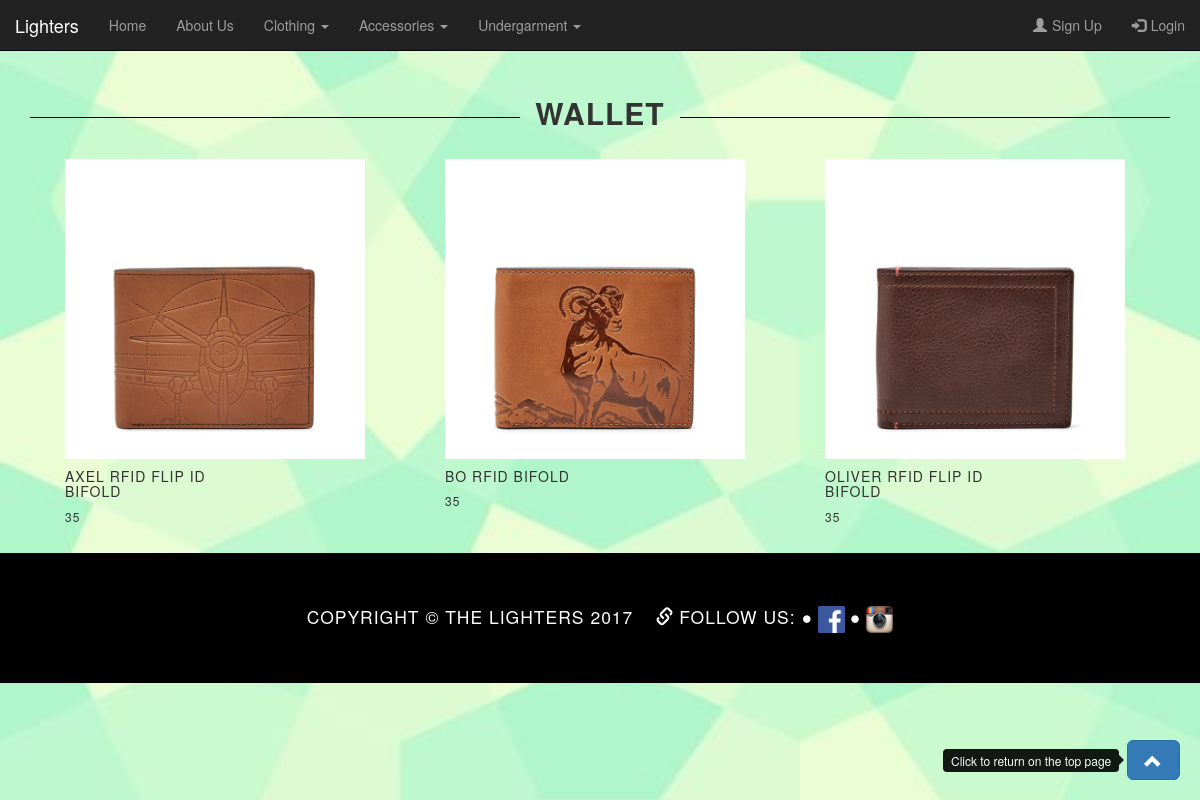
/php/wallet.php, run on the app's committed database.
### tables this page shows
CREATE TABLE `products` (
  `product_id` int(255) NOT NULL,
  `product_name` varchar(1000) NOT NULL,
  `product_category` varchar(1000) NOT NULL,
  `product_quantity` int(255) NOT NULL,
  `product_price` int(255) NOT NULL,
  `product_img` varchar(1000) NOT NULL
);

### php/wallet.php (the view, shortened to what this page needs)
<html>
<?php
		require "connection.php";
		$sql = "SELECT * FROM `products` WHERE product_category = 'wallet'";
		$result = mysqli_query($conn,$sql);
?>
<head>
	<link rel="stylesheet" type="text/css" href="../css/home.css">
	<link rel="stylesheet" type="text/css" href="../css/products.css">
	<link rel="stylesheet" href="../css/bootstrap.min.css">
	<link rel="stylesheet" href="https://maxcdn.bootstrapcdn.com/bootstrap/3.3.7/css/bootstrap.min.css">
	<link rel="stylesheet" href="https://cdnjs.cloudflare.com/ajax/libs/font-awesome/4.7.0/css/font-awesome.min.css">
</head>
<body>
<?php
	include 'navigation.php';
?>
<div class="container" style="margin-bottom:20px"><h2><strong>Wallet</strong></h2></div>
<div class="container products" style="margin-bottom:20px">
<?php while ($row = mysqli_fetch_array($result,MYSQLI_ASSOC)){   ?>
  <div class="product-card">
    <div class="product-image">
	<a><img id="product-image" class="identifyingClass" src="../wallet/<?php echo $row['product_img']; ?>"
	  data-id="<?php echo $row['product_id'];?>"
		data-name="<?php echo $row['product_name'];?>"
		data-price="<?php echo $row['product_price'];?>"
		data-quantity="<?php echo $row['product_quantity'];?>"
		data-image="<?php echo $row['product_img'];?>"
		data-toggle="modal" data-target="#product_view">
		</a>
	  </div>
    <div class="product-info" style="width: 200px;">
      <h5><?php echo $row['product_name'];?></h5>
      <h6><?php echo $row['product_price'];?></h6>
    </div>
  </div>
<?php }?>
</div>
<div class="container">
	<div class="row">
		<a id="back-to-top" href="#" class="btn btn-primary btn-lg back-to-top" role="button" title="Click to return on the top page" data-toggle="tooltip" data-placement="left"><span class="glyphicon glyphicon-chevron-up"></span></a>
	</div>
</div>
<?php
	include 'footer.php';
?>
</body>
</html>

### css/home.css (style rules this page uses)
body { margin: 0; font-family: "Open Sans","Helvetica Neue",Helvetica,Arial,sans-serif; -webkit-background-size: cover; -moz-background-size: cover; background-size: cover; -o-background-size: cover; background: url(../img/wallpaper.jpg); background-size:cover; background-repeat:repeat-x repeat-y; background-position:center center; }
h1, h2, h3, h4, h5, h6, span { text-transform: uppercase; font-family: "Josefin Slab","Helvetica Neue",Helvetica,Arial,sans-serif; font-weight: 100; letter-spacing: 1px; }
a { text-decoration:none; }
h2 { overflow: hidden; text-align: center; }
h2:before, h2:after { background-color: #000; content: ""; display: inline-block; height: 1px; position: relative; vertical-align: middle; width: 50%; }
h2:before { right: 0.5em; margin-left: -50%; }
h2:after { left: 0.5em; margin-right: -50%; }
.back-to-top { cursor: pointer; position: fixed; bottom: 20px; right: 20px; display:none; }
div { flex:1; }

### css/products.css (style rules this page uses)
.products { display: flex; flex-wrap: wrap; padding-left:180px; margin-left:180px; }
.product-card { flex: 1 16%%; margin-left:35px; }
img { width:300px; height:300px; }

### data on the page
products: product_img (picture), product_name "AXEL RFID FLIP ID BIFOLD", product_price "35"
products: product_img (picture), product_name "BO RFID BIFOLD", product_price "35"
products: product_img (picture), product_name "OLIVER RFID FLIP ID BIFOLD", product_price "35"
